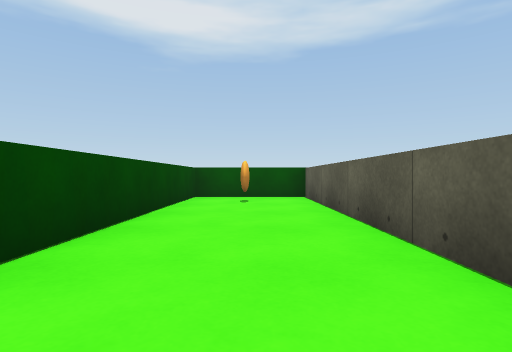
View 1 (above)

16 first-person views from a walk through a scene from a Unity 3-D project. The camera is 0.55 m above the floor, looks level and sees 80° across. The floor is counted in squares, 1 m on a side. Each view is taken from the middle of a square. On the plan, view 1 faces up. The plan holds only what a view shows up to about 9 squares ahead; the rest is blank. The player character is not drawn. Surface patterns are stand-ins for the level's own textures.

View 2
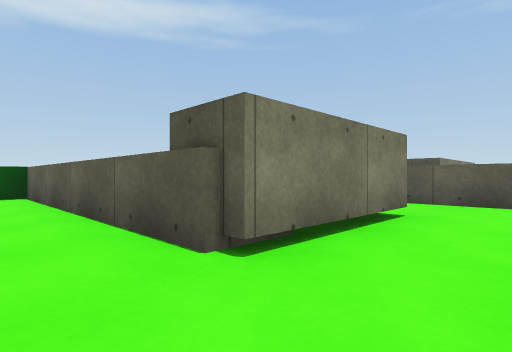

View 3
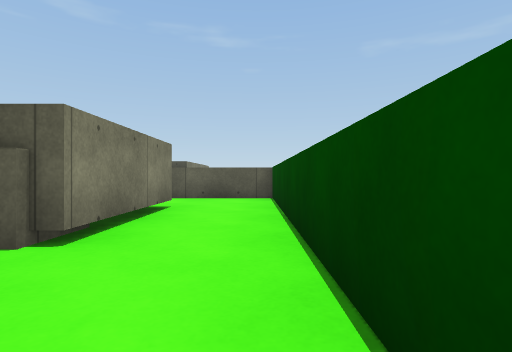

View 4
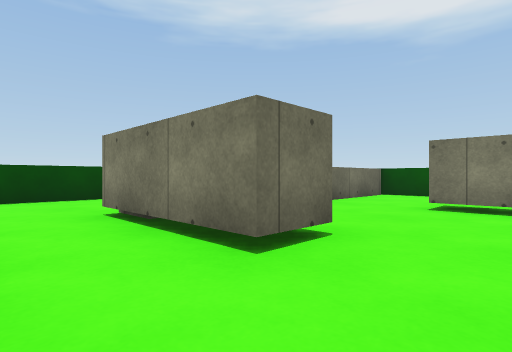

View 5
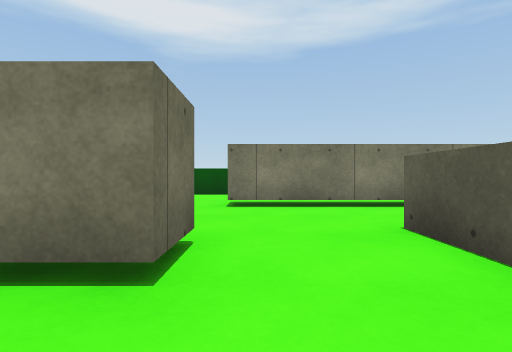

View 6
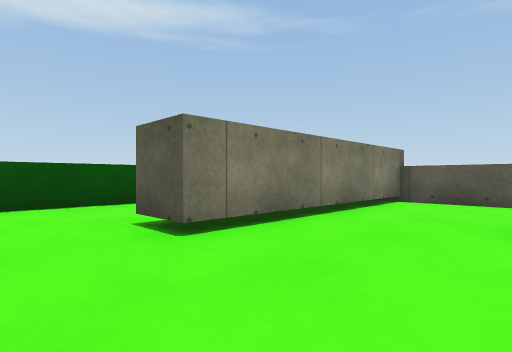

View 7
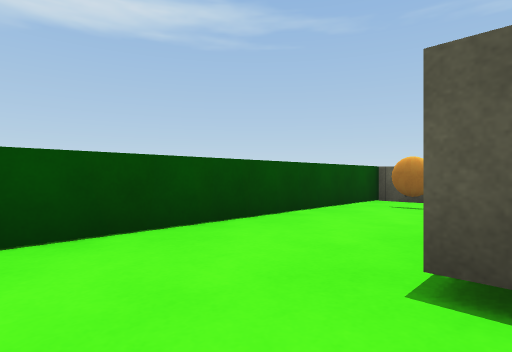

View 8
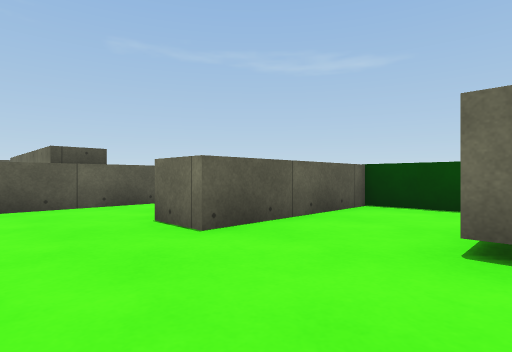

View 9
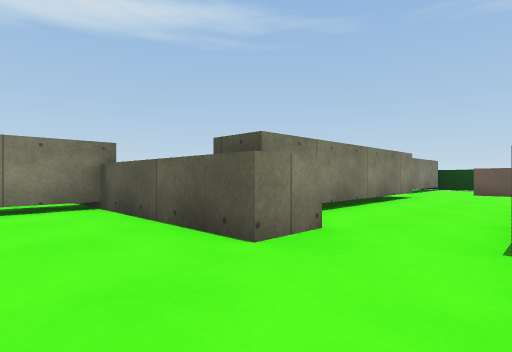

View 10
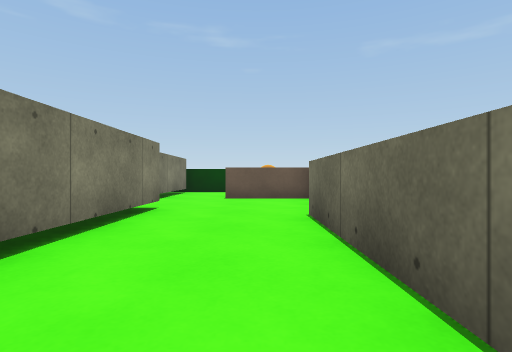

View 11
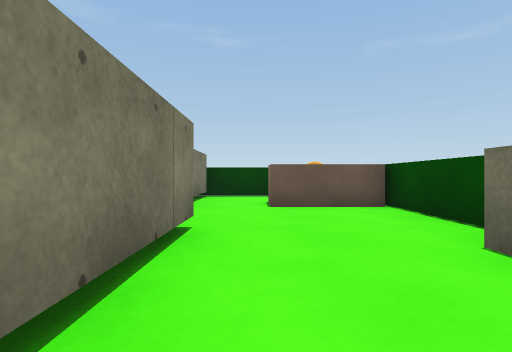

View 12
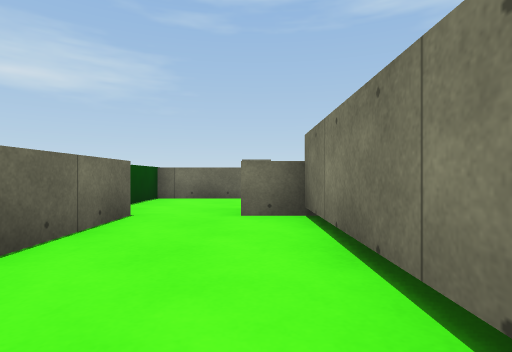

View 13
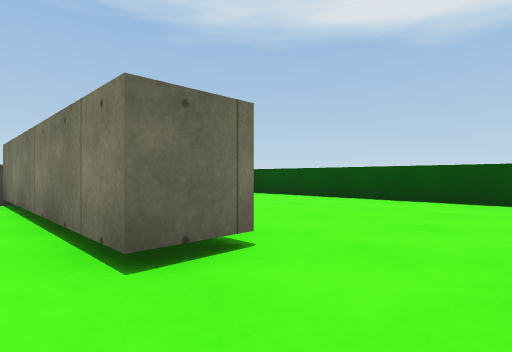

View 14
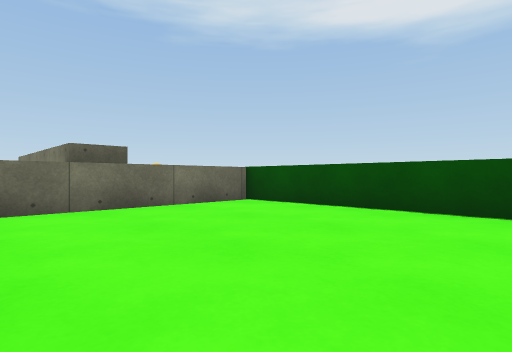

View 15
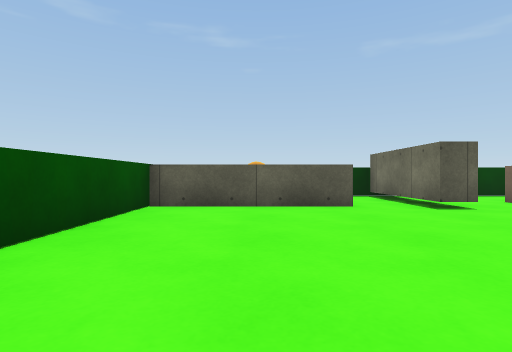

View 16
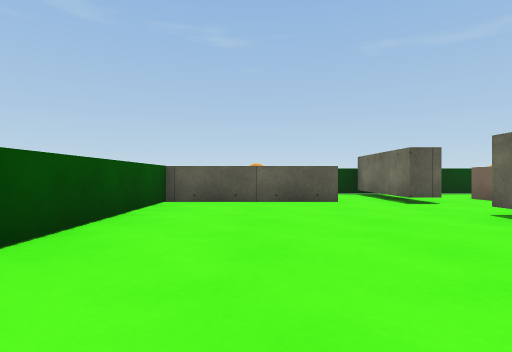

### Floor plan
Key: @ floor where view 1 was taken; # wall or solid block; . floor; T thing the floor can be seen under or through; B block.
Columns run from 2 left of view 1 to 21 right of it. Each row starts with its distance up from view 1.
  8 ######################
  7 #...#......###.......#
  6 #...#.......##.......#
  5 #...#..TTTTT##.......#
  4 #...#.......##.......#
  3 #...#.......##.......###
  2 #...#....#..#######....#
  1 #...###..#..##.........#
  0 #.@......#...........B##
 -1  ........#...#####...B #
 -2   ##########     ####

Positions as (right, up) in squares from view 1, and headings:
1: (0, 0), facing up
2: (0, -1), facing up-right
3: (-1, -1), facing right
4: (6, -1), facing up-left
5: (5, -1), facing up
6: (3, 2), facing up-right
7: (3, 5), facing up-right
8: (4, 4), facing down-right
9: (8, -1), facing up-right
10: (11, 0), facing right
11: (13, 1), facing right
12: (15, 1), facing left
13: (18, 1), facing up-left
14: (16, 3), facing up-left
15: (13, 6), facing right
16: (12, 6), facing right
